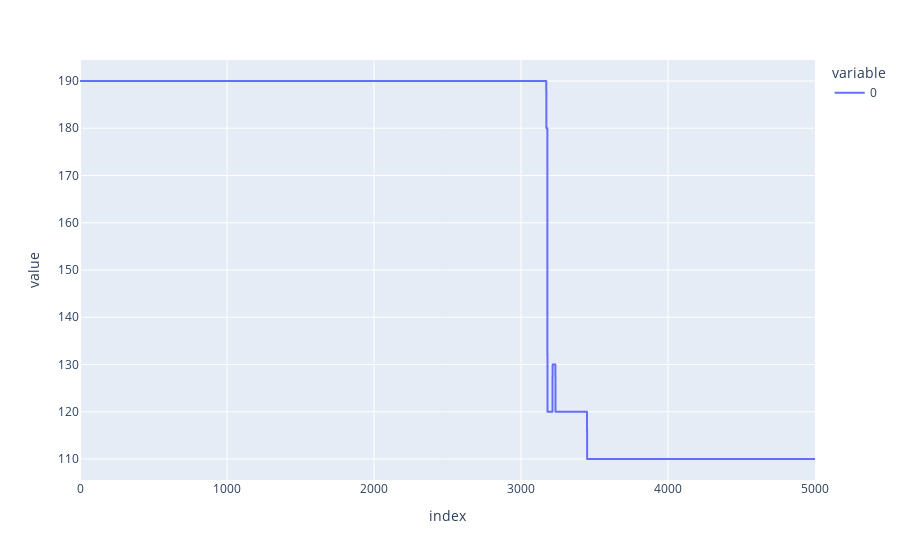

The code cell stored with this chart in its notebook:
### Code cell
px.line(prices)

### Figure 1 — Plotly figure (JSON) as saved in the notebook; plotly's stock layout.template omitted (floating-point values rounded to 4 significant figures; data arrays with more than 128 entries replaced by an {"elided": "..."} marker saying what was removed)
{"data": [{"hovertemplate": "variable=0<br>index=%{x}<br>value=%{y}<extra></extra>", "legendgroup": "0", "line": {"color": "#636efa", "dash": "solid"}, "marker": {"symbol": "circle"}, "mode": "lines", "name": "0", "showlegend": true, "type": "scattergl", "x": {"elided": "5001 int values"}, "xaxis": "x", "y": {"elided": "5001 int values"}, "yaxis": "y"}], "layout": {"legend": {"title": {"text": "variable"}, "tracegroupgap": 0}, "margin": {"t": 60}, "xaxis": {"anchor": "y", "domain": [0, 1], "title": {"text": "index"}}, "yaxis": {"anchor": "x", "domain": [0, 1], "title": {"text": "value"}}}}
